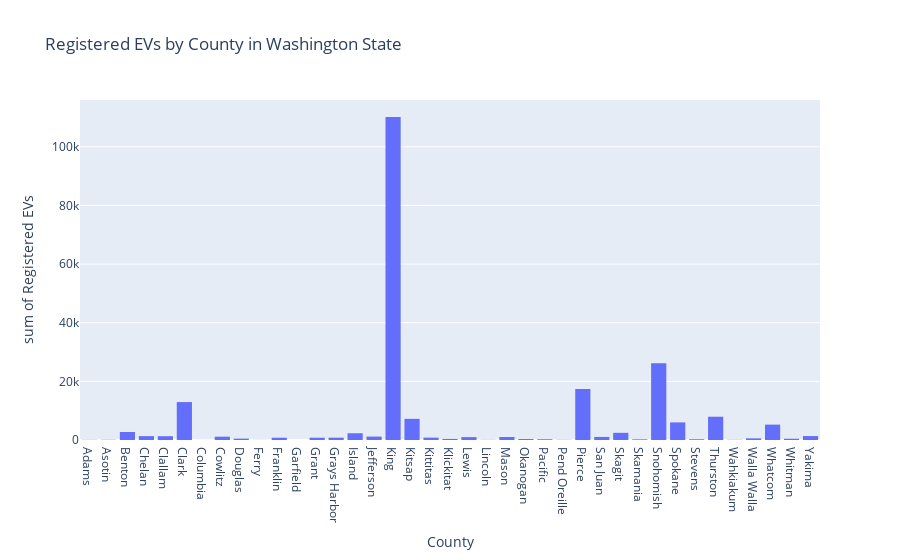

This figure's notebook cell:
### Markdown cell above
Let's graph this in a histogram:

### Code cell
fig=px.histogram(
    filtered_ev_by_county,
    x="County",
    y="Registered EVs",
    title = "Registered EVs by County in Washington State"
)
fig.show()

### Figure 1 — Plotly figure (JSON) as saved in the notebook; plotly's stock layout.template omitted (floating-point values rounded to 4 significant figures)
{"data": [{"alignmentgroup": "True", "bingroup": "x", "histfunc": "sum", "hovertemplate": "County=%{x}<br>sum of Registered EVs=%{y}<extra></extra>", "legendgroup": "", "marker": {"color": "#636efa", "pattern": {"shape": ""}}, "name": "", "offsetgroup": "", "orientation": "v", "showlegend": false, "type": "histogram", "x": ["Adams", "Asotin", "Benton", "Chelan", "Clallam", "Clark", "Columbia", "Cowlitz", "Douglas", "Ferry", "Franklin", "Garfield", "Grant", "Grays Harbor", "Island", "Jefferson", "King", "Kitsap", "Kittitas", "Klickitat", "Lewis", "Lincoln", "Mason", "Okanogan", "Pacific", "Pend Oreille", "Pierce", "San Juan", "Skagit", "Skamania", "Snohomish", "Spokane", "Stevens", "Thurston", "Wahkiakum", "Walla Walla", "Whatcom", "Whitman", "Yakima"], "xaxis": "x", "y": [72, 90, 2726, 1315, 1297, 12938, 18, 1128, 463, 32, 773, 4, 778, 795, 2302, 1162, 110164, 7215, 804, 362, 983, 64, 1026, 331, 264, 75, 17397, 1047, 2447, 224, 26200, 5999, 263, 7938, 75, 552, 5244, 426, 1340], "yaxis": "y"}], "layout": {"barmode": "relative", "legend": {"tracegroupgap": 0}, "title": {"text": "Registered EVs by County in Washington State"}, "xaxis": {"anchor": "y", "domain": [0, 1], "title": {"text": "County"}}, "yaxis": {"anchor": "x", "domain": [0, 1], "title": {"text": "sum of Registered EVs"}}}}
